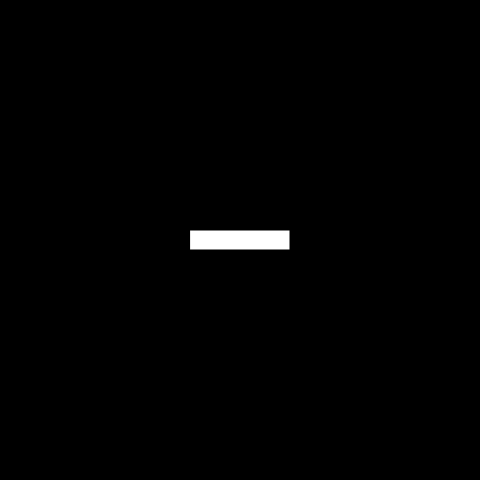
Frame 1 (no input)
Frame 60 (no input): identical to frame 1, image omitted
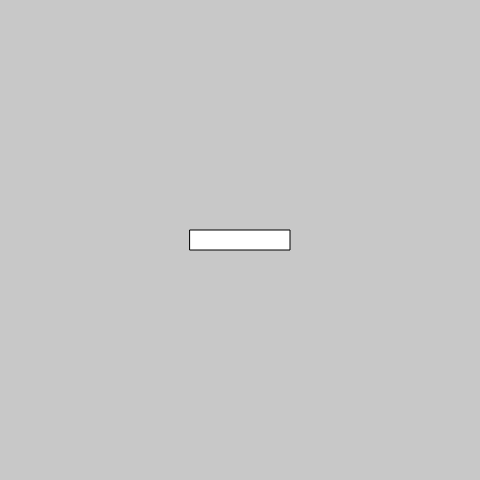
Frame 120 (the mouse pressed at the canvas centre since frame 60)

The p5.js sketch that drew these frames (run headless with seeded random() and noise() and a simulated clock; from frame 60 on, the mouse is pressed at the canvas centre):

// p5.js sketch
// ── sketch.js
var backgroundColor = 200;
var isBackgroundBlack = true;

var buttonWidth = 100;
var buttonHeight = 20;

function setup() {
	createCanvas(480, 480);
}

function draw() {
	if (isBackgroundBlack) {
		backgroundColor = 0;
	} else {
		backgroundColor = 200;
	}
	background(backgroundColor);
	stroke(0);
	rectMode(CENTER);
	rect(width/2, height/2,
		buttonWidth, buttonHeight);
}

function mousePressed () {
	if (mouseX > width/2 - buttonWidth/2 &&
		mouseX < width/2 + buttonWidth/2 &&
		mouseY > height/2 - buttonHeight/2 &&
		mouseY < height/2 + buttonHeight/2)
	isBackgroundBlack = !isBackgroundBlack;
}
